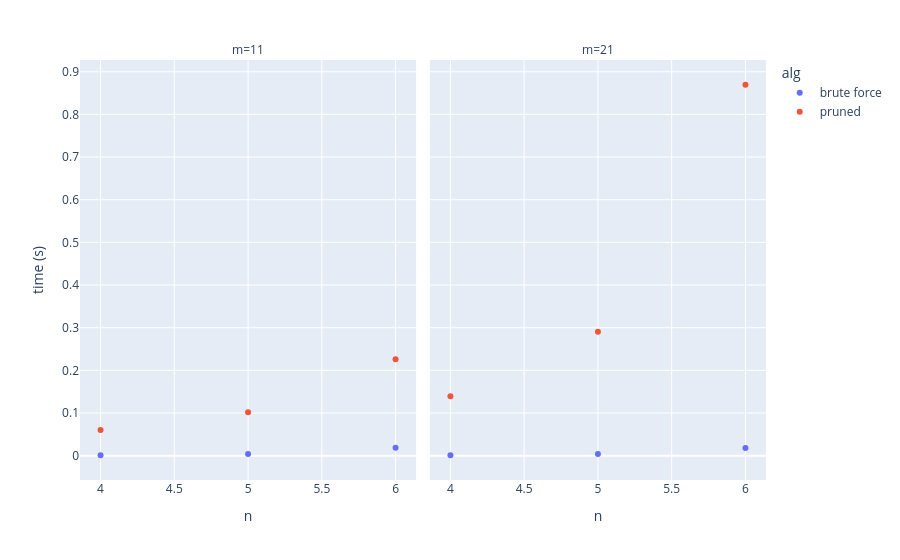

The cell this chart's notebook holds for it:
### Code cell
px.scatter(df_agg, x="n", y="time", color="alg", facet_col="m", labels={"time": "time (s)"})

### Figure 1 — Plotly figure (JSON) as saved in the notebook; plotly's stock layout.template omitted (floating-point values rounded to 4 significant figures)
{"data": [{"hovertemplate": "alg=brute force<br>m=11<br>n=%{x}<br>time (s)=%{y}<extra></extra>", "legendgroup": "brute force", "marker": {"color": "#636efa", "symbol": "circle"}, "mode": "markers", "name": "brute force", "orientation": "v", "showlegend": true, "type": "scatter", "x": [4, 5, 6], "xaxis": "x", "y": [0.001019, 0.004032, 0.01886], "yaxis": "y"}, {"hovertemplate": "alg=brute force<br>m=21<br>n=%{x}<br>time (s)=%{y}<extra></extra>", "legendgroup": "brute force", "marker": {"color": "#636efa", "symbol": "circle"}, "mode": "markers", "name": "brute force", "orientation": "v", "showlegend": false, "type": "scatter", "x": [4, 5, 6], "xaxis": "x2", "y": [0.001141, 0.004191, 0.01805], "yaxis": "y2"}, {"hovertemplate": "alg=pruned<br>m=11<br>n=%{x}<br>time (s)=%{y}<extra></extra>", "legendgroup": "pruned", "marker": {"color": "#EF553B", "symbol": "circle"}, "mode": "markers", "name": "pruned", "orientation": "v", "showlegend": true, "type": "scatter", "x": [4, 5, 6], "xaxis": "x", "y": [0.06028, 0.1016, 0.2261], "yaxis": "y"}, {"hovertemplate": "alg=pruned<br>m=21<br>n=%{x}<br>time (s)=%{y}<extra></extra>", "legendgroup": "pruned", "marker": {"color": "#EF553B", "symbol": "circle"}, "mode": "markers", "name": "pruned", "orientation": "v", "showlegend": false, "type": "scatter", "x": [4, 5, 6], "xaxis": "x2", "y": [0.1395, 0.2905, 0.8695], "yaxis": "y2"}], "layout": {"annotations": [{"font": {}, "showarrow": false, "text": "m=11", "x": 0.245, "xanchor": "center", "xref": "paper", "y": 1, "yanchor": "bottom", "yref": "paper"}, {"font": {}, "showarrow": false, "text": "m=21", "x": 0.755, "xanchor": "center", "xref": "paper", "y": 1, "yanchor": "bottom", "yref": "paper"}], "legend": {"title": {"text": "alg"}, "tracegroupgap": 0}, "margin": {"t": 60}, "xaxis": {"anchor": "y", "domain": [0, 0.49], "title": {"text": "n"}}, "xaxis2": {"anchor": "y2", "domain": [0.51, 1], "matches": "x", "title": {"text": "n"}}, "yaxis": {"anchor": "x", "domain": [0, 1], "title": {"text": "time (s)"}}, "yaxis2": {"anchor": "x2", "domain": [0, 1], "matches": "y", "showticklabels": false}}}
